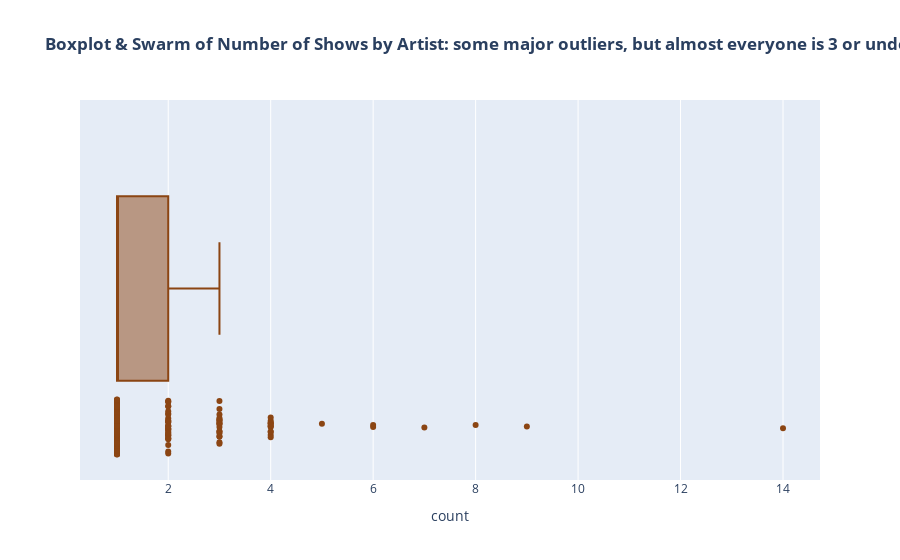

Write notebook code for a chart like this one.
### Code cell
artist_counts = metascripts['artist'].value_counts().reset_index().rename(columns = {'index':'artist', 'artist':'count'})
px.box(artist_counts, 
       x = 'count', 
       hover_data=['artist'], 
       color_discrete_sequence=['saddlebrown'], 
       points = 'all',
       title = '<b>Boxplot & Swarm of Number of Shows by Artist: some major outliers, but almost everyone is 3 or under<b>')

### Figure 1 — Plotly figure (JSON) as saved in the notebook; plotly's stock layout.template omitted (floating-point values rounded to 4 significant figures; data arrays with more than 128 entries replaced by an {"elided": "..."} marker saying what was removed)
{"data": [{"alignmentgroup": "True", "boxpoints": "all", "customdata": {"elided": "165x1 str values"}, "hovertemplate": "count=%{x}<br>artist=%{customdata[0]}<extra></extra>", "legendgroup": "", "marker": {"color": "saddlebrown"}, "name": "", "notched": false, "offsetgroup": "", "orientation": "h", "showlegend": false, "type": "box", "x": {"elided": "165 int values"}, "x0": " ", "xaxis": "x", "y0": " ", "yaxis": "y"}], "layout": {"boxmode": "group", "legend": {"tracegroupgap": 0}, "title": {"text": "<b>Boxplot & Swarm of Number of Shows by Artist: some major outliers, but almost everyone is 3 or under<b>"}, "xaxis": {"anchor": "y", "domain": [0, 1], "title": {"text": "count"}}, "yaxis": {"anchor": "x", "domain": [0, 1]}}}
